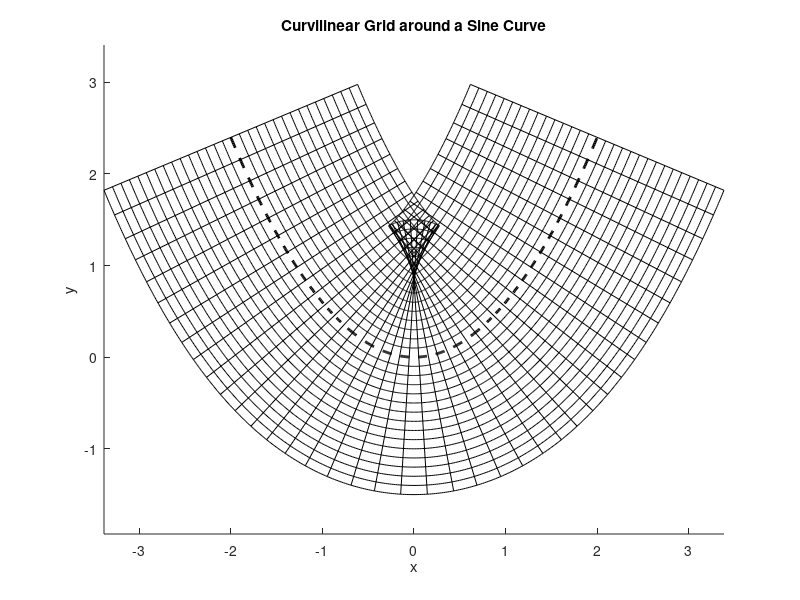

Reproduce this figure in MATLAB.
clc, clear, close all
% Parameters
nPoints   = 500;          % number of sample points
x         = linspace(-2, 2, nPoints);
y         = 0.6*x.*x;

% First and second derivatives (for curvature and tangent)
dx  = gradient(x);
dy  = gradient(y, x);    % dy/dx
ddx = gradient(dx, x);
ddy = gradient(dy, x);

% Tangent vector (not normalized yet)
Tx = ones(size(x));
Ty = dy;

% Normalize tangent vector
Tnorm = sqrt(Tx.^2 + Ty.^2);
Tx = Tx ./ Tnorm;
Ty = Ty ./ Tnorm;

% Normal vector (perpendicular to tangent)
Nx = -Ty;
Ny = Tx;

% Curvature (kappa = |x'y'' - y'x''| / ( (x'^2+y'^2)^(3/2) ))
xprime  = gradient(x);
yprime  = gradient(y, x);
xpp     = gradient(xprime, x);
ypp     = gradient(yprime, x);
kappa   = abs(xprime.*ypp - yprime.*xpp) ./ ((xprime.^2 + yprime.^2).^(3/2));

% Plotting
figure; hold on; axis equal
plot(x, y, 'k', 'LineWidth', 2, 'LineStyle', '--');  % sine curve

% Parameters for deformed grid
nOffsets = 15;       % number of equidistant offset curves on each side
dOffset  = 0.1;     % spacing between curves
nNormals = 40;      % number of normal lines to draw

% Draw equidistant curves (parallel curves along normals)
for j = -nOffsets:nOffsets
    if j ~= 0
        Xoffset = x + j*dOffset*Nx;
        Yoffset = y + j*dOffset*Ny;
        plot(Xoffset, Yoffset, 'k', 'LineWidth', 0.5)
    end
end

% Draw normal lines at selected points
idx = round(linspace(1, nPoints, nNormals));
for k = idx
    % pick normal line length = max offset
    Xline = x(k) + (-nOffsets*dOffset:nOffsets*dOffset)*Nx(k);
    Yline = y(k) + (-nOffsets*dOffset:nOffsets*dOffset)*Ny(k);
    plot(Xline, Yline, 'k', 'LineWidth', 0.5)
end

% Plot curvature as color on curve (optional)
title('Curvilinear Grid around a Sine Curve')
xlabel('x'); ylabel('y')
